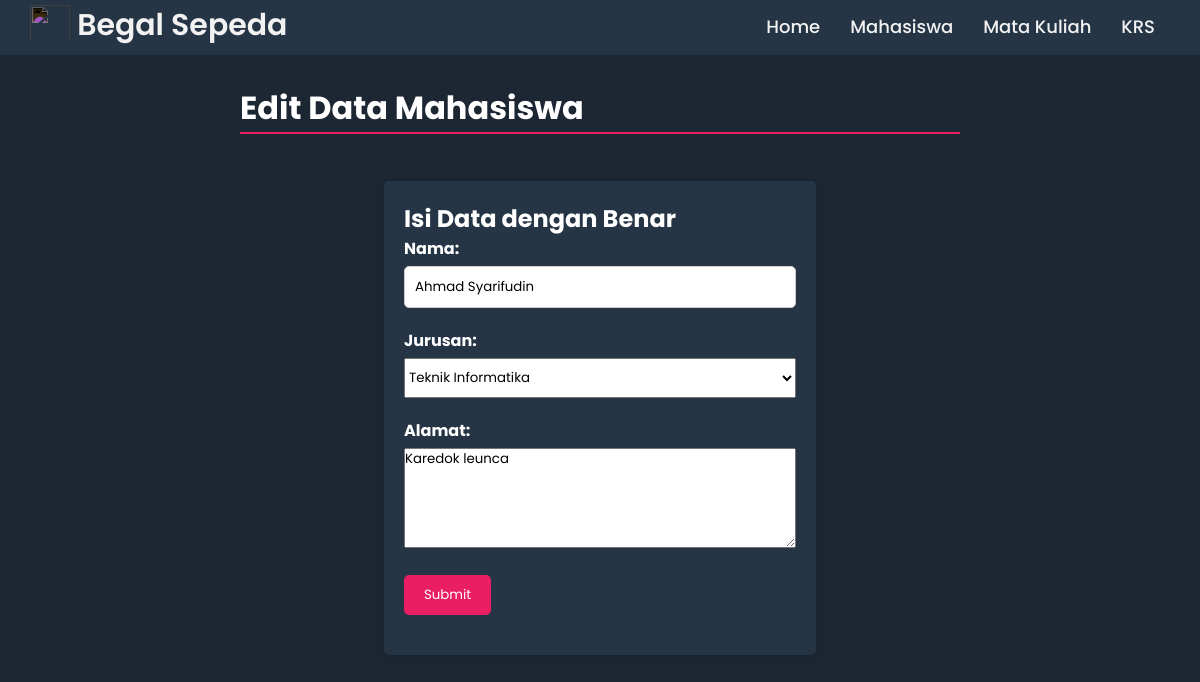
Page /editM.php?npm=2210631170134 on the committed database.
### tables this page shows
CREATE TABLE `mahasiswa` (
  `npm` char(13) NOT NULL,
  `namaM` varchar(50) NOT NULL,
  `jurusan` enum('Teknik Informatika','Sistem Informasi') NOT NULL,
  `alamat` text NOT NULL
);

### editM.php (the view, shortened to what this page needs)
<?php
    include "connection/conn.php";
    function input($data) {
        $data = trim($data);
        $data = stripslashes($data);
        $data = htmlspecialchars($data);
        return $data;
    }
    if (isset($_GET['npm'])) {
        $npm = input($_GET["npm"]);
        $sql = "SELECT * FROM mahasiswa WHERE npm = '$npm'";
        $query = mysqli_query($db, $sql);
        $data = mysqli_fetch_assoc($query);
    }
?>
<!DOCTYPE html>
<html lang="en">
<head>
</head>
<body>
    <?php include "layout/nav.php" ?>
    <main>
        <div>
            <h1>Edit Data Mahasiswa</h1>
        </div>
        <br>
        <div class="mb-3">
            <div class="container">
                <h2>Isi Data dengan Benar</h2>
                <form action="<?php echo htmlspecialchars($_SERVER["PHP_SELF"]); ?>" method="post">
                    <div class="form-group">
                        <label for="namaM">Nama:</label>
                        <input type="text" id="namaM" name="namaM" placeholder="Isi Nama Lengkap" required value="<?php echo isset($data['namaM']) ? $data['namaM'] : ''; ?>">
                    </div>
                    <div class="form-group">
                        <label for="jurusan">Jurusan:</label>
                        <select name="jurusan" id="jurusan">
                            <option value="Teknik Informatika" <?php echo isset($data['jurusan']) && $data['jurusan'] == 'Teknik Informatika' ? 'selected' : ''; ?>>Teknik Informatika</option>
                        </select>
                    </div>
                    <div class="form-group">
                        <label for="alamat">Alamat:</label>
                        <textarea name="alamat" id="alamat"><?php echo isset($data['alamat']) ? $data['alamat'] : ''; ?></textarea>
                    </div>
                    <div class="form-group">
                        <input type="submit" value="Submit">
                    </div>
                </form>
            </div>
        </div>
    </main>
</body>
</html>

### editM.php (style rules this page uses)
body { background-color: #1c2733; color: #fff; }
main { margin: 7% 20%; }
h1 { border-bottom: 2px solid #e91e63; }
.container { max-width: 500px; margin: 3% 20% auto; padding: 20px; background-color: #263545; border-radius: 5px; box-shadow: 0px 0px 10px rgba(0, 0, 0, 0.1); }
.form-group { margin-bottom: 20px; }
.form-group label { display: block; font-weight: bold; margin-bottom: 5px; }
.form-group input[type="text"], .form-group input[type="text"] { width: 100%; padding: 10px; border: 1px solid #ccc; border-radius: 5px; box-sizing: border-box; }
.form-group input[type="submit"] { background-color: #e91e63; color: #fff; border: none; padding: 10px 20px; border-radius: 5px; cursor: pointer; }
#alamat { width: 100%; max-width: 100%; min-height: 70px; height: 100px; max-height: 100px; }
#jurusan { width: 100%; height: 40px; }

### Layout/nav.php (style rules this page uses)
* { margin: 0; padding: 0; box-sizing: border-box; font-family: 'Poppins', sans-serif; }

### rows in the picture
mahasiswa: namaM "Ahmad Syarifudin", jurusan "Teknik Informatika", alamat "Karedok leunca"
